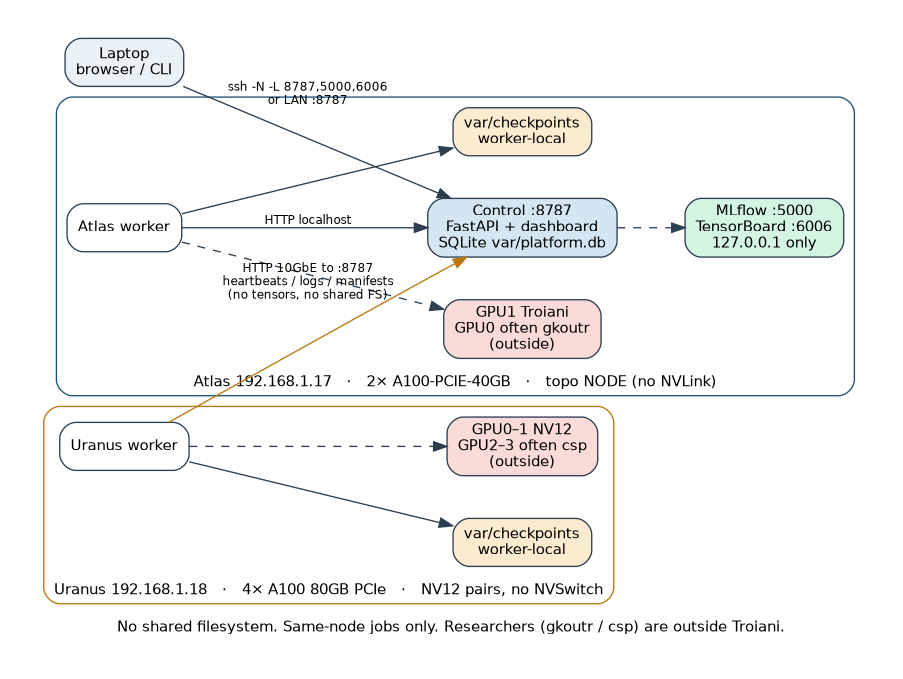

Recreate this plot in Python.
"""Render an honest Troiani Platform diagram.

Default renderer is Graphviz (readable boxes). Mingrammer ``diagrams``
icons: ``python docs/architecture.py --icons`` (needs ``pip install -e '.[docs]'``).

  python docs/architecture.py
  # writes docs/architecture.png

Mermaid fallback: docs/architecture.md.
"""

from __future__ import annotations

import sys
from pathlib import Path

OUT = Path(__file__).with_name("architecture.png")

MERMAID = """flowchart TB
  laptop["Laptop browser / CLI"]
  subgraph atlas["Atlas 192.168.1.17"]
    control["Control FastAPI + dashboard :8787"]
    aw["Atlas worker"]
    ackpt["var/checkpoints local"]
  end
  subgraph uranus["Uranus 192.168.1.18"]
    uw["Uranus worker"]
    uckpt["var/checkpoints local"]
  end
  laptop -->|"ssh -L 8787,5000,6006"| control
  aw -->|"HTTP localhost"| control
  aw --> ackpt
  uw -->|"HTTP LAN 10GbE :8787"| control
  uw --> uckpt
"""


def render(path: Path = OUT) -> Path:
    from graphviz import Digraph

    dest = path.with_suffix("")
    g = Digraph("troiani", format="png")
    g.attr(
        rankdir="LR",
        splines="true",
        fontsize="11",
        pad="0.4",
        nodesep="0.45",
        ranksep="0.7",
        bgcolor="white",
        fontname="Helvetica",
        label="No shared filesystem. Same-node jobs only. Researchers (gkoutr / csp) are outside Troiani.",
        labelloc="b",
    )
    g.attr(
        "node",
        shape="box",
        style="rounded,filled",
        fontname="Helvetica",
        fontsize="11",
        fillcolor="white",
        color="#2c3e50",
    )
    g.attr("edge", fontname="Helvetica", fontsize="9", color="#2c3e50")

    g.node("laptop", "Laptop\nbrowser / CLI", fillcolor="#eaf2f8")

    with g.subgraph(name="cluster_atlas") as cluster:
        cluster.attr(
            label="Atlas 192.168.1.17   ·   2× A100-PCIE-40GB   ·   topo NODE (no NVLink)",
            style="rounded",
            color="#1a5276",
            fontsize="11",
        )
        cluster.node(
            "control",
            "Control :8787\nFastAPI + dashboard\nSQLite var/platform.db",
            fillcolor="#d4e6f1",
        )
        cluster.node(
            "track",
            "MLflow :5000\nTensorBoard :6006\n127.0.0.1 only",
            fillcolor="#d5f5e3",
        )
        cluster.node("aw", "Atlas worker")
        cluster.node("ackpt", "var/checkpoints\nworker-local", fillcolor="#fdebd0")
        cluster.node(
            "agpu",
            "GPU1 Troiani\nGPU0 often gkoutr\n(outside)",
            fillcolor="#fadbd8",
        )

    with g.subgraph(name="cluster_uranus") as cluster:
        cluster.attr(
            label="Uranus 192.168.1.18   ·   4× A100 80GB PCIe   ·   NV12 pairs, no NVSwitch",
            style="rounded",
            color="#b9770e",
            fontsize="11",
        )
        cluster.node("uw", "Uranus worker")
        cluster.node("uckpt", "var/checkpoints\nworker-local", fillcolor="#fdebd0")
        cluster.node(
            "ugpu",
            "GPU0–1 NV12\nGPU2–3 often csp\n(outside)",
            fillcolor="#fadbd8",
        )

    g.edge("laptop", "control", label="ssh -N -L 8787,5000,6006\nor LAN :8787")
    g.edge("aw", "control", label="HTTP localhost")
    g.edge("control", "track", style="dashed")
    g.edge("aw", "ackpt")
    g.edge("aw", "agpu", style="dashed")
    g.edge(
        "uw",
        "control",
        label="HTTP 10GbE to :8787\nheartbeats / logs / manifests\n(no tensors, no shared FS)",
        color="#b9770e",
    )
    g.edge("uw", "uckpt")
    g.edge("uw", "ugpu", style="dashed")

    written = Path(g.render(filename=str(dest), cleanup=True))
    if not written.is_file():
        raise FileNotFoundError(f"graphviz did not write {written}")
    return written


def render_diagrams(path: Path = OUT) -> Path:
    """Icon version via mingrammer/diagrams (optional; layout is less controlled)."""
    from diagrams import Cluster, Diagram, Edge
    from diagrams.generic.storage import Storage
    from diagrams.onprem.client import Client
    from diagrams.onprem.compute import Server
    from diagrams.programming.framework import FastAPI

    dest = path.with_suffix("")
    with Diagram(
        "Troiani Platform — laptop tunnel, Atlas control, worker-local checkpoints",
        filename=str(dest),
        outformat="png",
        show=False,
        direction="LR",
        graph_attr={"pad": "0.4", "fontsize": "12", "bgcolor": "white", "splines": "spline"},
    ):
        laptop = Client("Laptop")
        with Cluster("Atlas 192.168.1.17  2x A100-PCIE-40GB  (NODE, no NVLink)"):
            control = FastAPI("Control :8787\nFastAPI + SQLite")
            tracking = Server("MLflow :5000\nTB :6006")
            atlas_worker = Server("Atlas worker")
            atlas_ckpt = Storage("var/checkpoints\nworker-local")
            atlas_gpu = Server("GPU1 / GPU0 gkoutr")
            control >> Edge(style="dashed") >> tracking
            atlas_worker >> Edge(label="HTTP localhost") >> control
            atlas_worker >> atlas_ckpt
            atlas_worker >> Edge(style="dashed") >> atlas_gpu
        with Cluster("Uranus 192.168.1.18  4x A100 80GB PCIe  (NV12 pairs, no NVSwitch)"):
            uranus_worker = Server("Uranus worker")
            uranus_ckpt = Storage("var/checkpoints\nworker-local")
            uranus_gpu = Server("GPU0-1 NV12 / GPU2-3 csp")
            uranus_worker >> uranus_ckpt
            uranus_worker >> Edge(style="dashed") >> uranus_gpu
        laptop >> Edge(label="ssh -L 8787,5000,6006") >> control
        uranus_worker >> Edge(label="HTTP 10GbE :8787 (no tensors)") >> control
    png = dest.with_suffix(".png")
    if not png.is_file():
        raise FileNotFoundError(f"diagrams did not write {png}")
    return png


if __name__ == "__main__":
    fn = render_diagrams if "--icons" in sys.argv else render
    print(fn())
